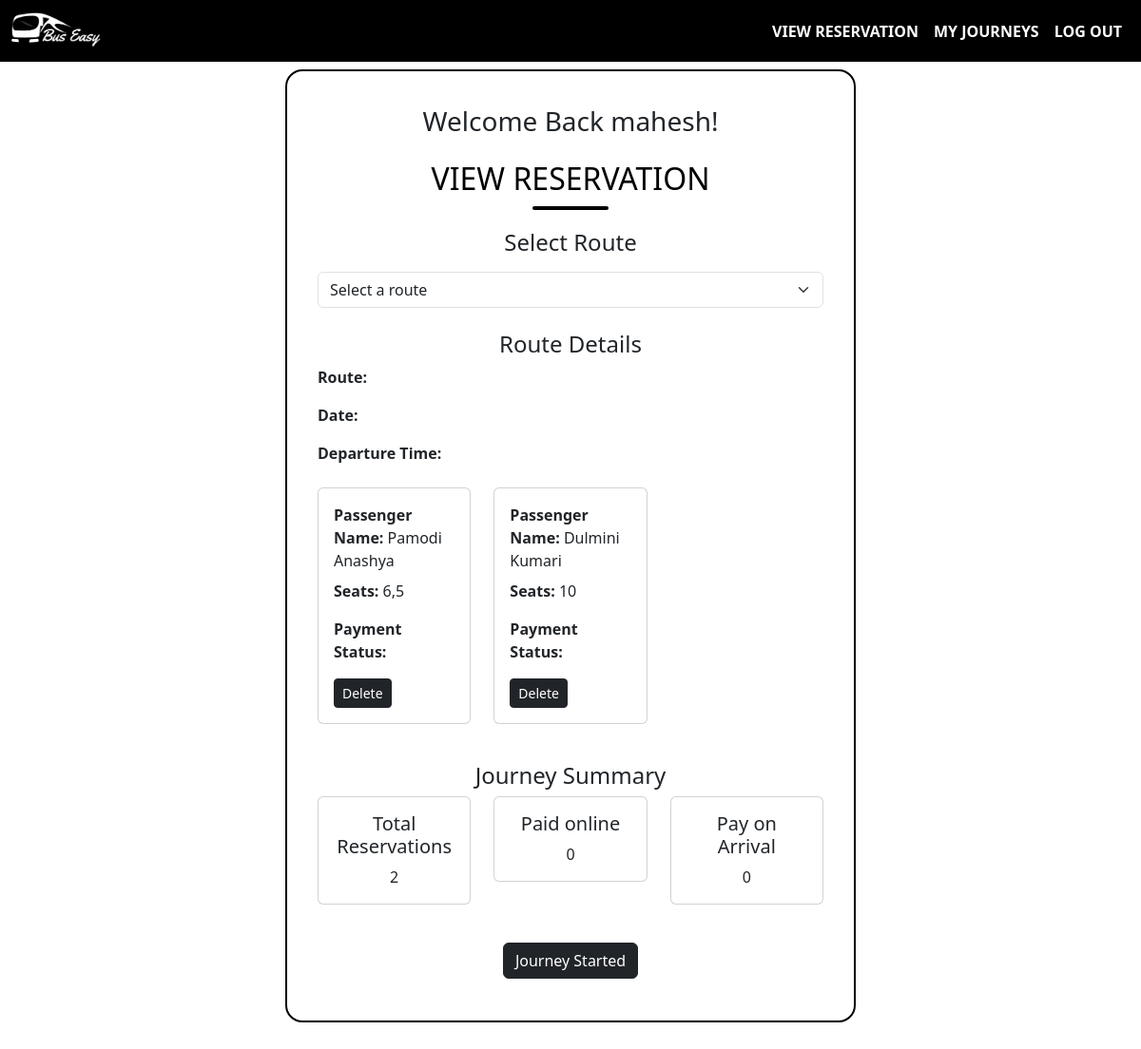
The app's page /conductor/reservations.php?journey_id=217 (signed in) with its own data.
### tables this page shows
CREATE TABLE `reservation` (
  `reservationid` int(11) NOT NULL,
  `userid` int(11) NOT NULL,
  `journeyid` int(11) NOT NULL,
  `seats` varchar(100) NOT NULL,
  `payment_status` enum('pending','completed','failed') NOT NULL,
  `created_at` timestamp NOT NULL DEFAULT current_timestamp()
);

CREATE TABLE `user` (
  `userid` int(11) NOT NULL,
  `firstname` varchar(100) NOT NULL,
  `lastname` varchar(100) NOT NULL,
  `contactnumber` varchar(15) NOT NULL,
  `username` varchar(50) NOT NULL,
  `password` varchar(255) NOT NULL,
  `role` enum('conductor','passenger') NOT NULL,
  `created_at` timestamp NOT NULL DEFAULT current_timestamp()
);

### Classes/Reservation.php (called while the page is built, shortened)
<?php
class Reservation {
    private $conn;
    public function __construct($user_id) {
        $database = new Database();
        $this->conn = $database->connect();
    }
    public function getReservations($journeyId) {
        try {
            $query = "SELECT * FROM reservation
                      WHERE journeyid = :journey_id";
            $stmt = $this->conn->prepare($query);
            $stmt->bindParam(":journey_id", $journeyId, PDO::PARAM_INT);
            $stmt->execute();
            return $stmt->fetchAll(PDO::FETCH_ASSOC);
        } catch (PDOException $e) {
            return "Error retrieving reservations: " . $e->getMessage();
        }
    }
    public function getUsernameById($userId) {
        try {
            $query = "SELECT firstname, lastname
                      FROM user
                      WHERE userid = :user_id";
            $stmt = $this->conn->prepare($query);
            $stmt->bindParam(":user_id", $userId, PDO::PARAM_INT);
            $stmt->execute();
            $result = $stmt->fetch(PDO::FETCH_ASSOC);
            return $result ? $result['firstname'] . ' ' . $result['lastname'] : null;
        } catch (PDOException $e) {
            return "Error retrieving user: " . $e->getMessage();
        }
    }
    public function getJourneySummary($journeyId) {
        try {
            $query = "SELECT
                        COUNT(*) as total,
                        SUM(CASE WHEN payment_status = 'completed' THEN 1 ELSE 0 END) as paid,
                        SUM(CASE WHEN payment_status = 'pending' THEN 1 ELSE 0 END) as pending
                      FROM reservation
                      WHERE journeyid = :journey_id";
            $stmt = $this->conn->prepare($query);
            $stmt->bindParam(":journey_id", $journeyId, PDO::PARAM_INT);
            $stmt->execute();
            return $stmt->fetch(PDO::FETCH_ASSOC);
        } catch (PDOException $e) {
            return "Error retrieving journey summary: " . $e->getMessage();
        }
    }
}
?>

### Classes/Database.php (called while the page is built)
<?php
class Database {
    private $host = "localhost";
    private $dbname = "BusEasy2";
    private $username = "root";
    private $password = "";
    private $conn;
    public function connect() {
        if ($this->conn === null) {
            try {
                $this->conn = new PDO("mysql:host=$this->host;dbname=$this->dbname", $this->username, $this->password);
                $this->conn->setAttribute(PDO::ATTR_ERRMODE, PDO::ERRMODE_EXCEPTION);
            } catch (PDOException $e) {
                die("Connection failed: " . $e->getMessage());
            }
        }
        return $this->conn;
    }
}
?>

### conductor/reservations.php (the view, shortened to what this page needs)
<?php
include '../Classes/Database.php';
include '../Classes/Reservation.php';
$user_id = $_SESSION['user_id'];
$reservation_obj = new Reservation($user_id);
$selectedJourneyId = isset($_GET['journey_id']) ? $_GET['journey_id'] : null;
$reservations = [];
$journeySummary = null;
if ($selectedJourneyId) {
    $reservations = $reservation_obj->getReservations($selectedJourneyId);
    $journeySummary = $reservation_obj->getJourneySummary($selectedJourneyId);
}
?>
<!DOCTYPE html>
<html lang="en">
<head>
    <link href="https://cdn.jsdelivr.net/npm/bootstrap@5.3.0-alpha3/dist/css/bootstrap.min.css" rel="stylesheet">
    <link href="https://cdnjs.cloudflare.com/ajax/libs/font-awesome/5.15.4/css/all.min.css" rel="stylesheet">
    <link rel="stylesheet" href="../styles/style3.css">
</head>
<body>
    <nav class="navbar navbar-expand-lg navbar-dark">
        <div class="container-fluid">
            <a class="navbar-brand" href="../index.php">
                <img src="../img/logo.png" alt="Logo" class="logo">
            </a>
            <div class="collapse navbar-collapse" id="navbarNav">
                <ul class="navbar-nav ms-auto">
                    <li class="nav-item">
                        <a class="nav-link active" href="reservations.php">View Reservation</a>
                    </li>
                    <li class="nav-item">
                        <a class="nav-link active" href="journeys.php">My Journeys</a>
                    </li>
                    <li class="nav-item">
                        <a class="nav-link" href="../index.php">Log out</a>
                    </li>
                </ul>
            </div>
        </div>
    </nav>
    <div class="main mt-2">
        <div class="container mt-3">
            <div class="centralized-box">
            <h3 class="text-center mb-4">Welcome Back <?php echo htmlspecialchars($_SESSION['username']); ?>!</h3>
                <h2 class="text-center">View Reservation</h2>
                <div class="mb-4">
                    <h4 class="text-center mb-3">Select Route</h4>
                    <select class="form-select" id="routeSelect" onchange="location.href='reservations.php?journey_id=' + this.value;">
                        <option value="">Select a route</option>
                    </select>
                </div>
                <?php if ($selectedJourneyId): ?>
                    <div class="route-details mb-4">
                        <h4 class="text-center">Route Details</h4>
                        <p id="routeDetail"><strong>Route:</strong></p>
                        <p id="dateDetail"><strong>Date:</strong></p>
                        <p id="departureDetail"><strong>Departure Time:</strong></p>
                    </div>
                    <div class="row">
                        <?php foreach ($reservations as $reservation): ?>
                            <div class="col-md-4">
                                <div class="card mb-3">
                                    <div class="card-body">
                                        <p class="card-title">
                                            <strong>Passenger Name:</strong>
                                            <?php echo htmlspecialchars($reservation_obj->getUsernameById($reservation['userid'])); ?>
                                        </p>
                                        <p class="card-text"><strong>Seats:</strong> <?php echo htmlspecialchars($reservation['seats']); ?></p>
                                        <p class="card-text"><strong>Payment Status:</strong> <?php echo htmlspecialchars($reservation['payment_status']); ?></p>
                                        <button class="btn btn-dark btn-sm" onclick="deleteReservation(<?php echo $reservation['reservationid']; ?>)">Delete</button>
                                    </div>
                                </div>
                            </div>
                        <?php endforeach; ?>
                    </div>
                    <div id="summary" class="mt-4">
                        <h4 class="text-center">Journey Summary</h4>
                        <div class="row justify-content-center">
                            <div class="col-md-4">
                                <div class="card text-center mb-3">
                                    <div class="card-body">
                                        <h5 class="card-title">Total Reservations</h5>
                                        <p class="card-text"><?php echo $journeySummary['total']; ?></p>
                                    </div>
                                </div>
                            </div>
                            <div class="col-md-4">
                                <div class="card text-center mb-3">
                                    <div class="card-body">
                                        <h5 class="card-title">Paid online</h5>
                                        <p class="card-text"><?php echo $journeySummary['paid']; ?></p>
                                    </div>
                                </div>
                            </div>
                            <div class="col-md-4">
                                <div class="card text-center mb-3">
                                    <div class="card-body">
                                        <h5 class="card-title">Pay on Arrival</h5>
                                        <p class="card-text"><?php echo $journeySummary['pending']; ?></p>
                                    </div>
                                </div>
                            </div>
                        </div>
                    </div>
                <?php endif; ?>
                <div class="text-center">
                    <button class="btn btn-dark my-4" onclick="startJourney(<?php echo $selectedJourneyId; ?>)">Journey Started</button>
                </div>
            </div>
        </div>
    </div>
</body>
</html

### styles/style3.css (style rules this page uses)
.navbar { background-color: rgb(0, 0, 0); transition: background-color 0.5s ease; width: 100%; }
.logo { width: 100px; height: auto; }
.navbar-brand, .nav-link { color: #fff !important; transition: color 0.3s ease; font-weight: bold; text-transform: uppercase; }
h2 { font-size: 2rem; margin-bottom: 20px; position: relative; text-transform: uppercase; animation: slideIn 1s ease-in-out; color: #000000; }
h2:after { content: ''; display: block; margin: 10px auto; width: 80px; height: 4px; background: #000000; border-radius: 2px; }
.main { background-color: #fff; width: 50%; display: flex; margin-right: auto; margin-left: auto; padding: 20px; margin-top: 100px; margin-bottom: 100px; border-radius: 18px; border: 2px solid #000000; animation: fadeInUp 1s ease-in-out; }

### records on screen
reservation: userid.lastname "Pamodi Anashya", seats "6,5"
reservation: userid.lastname "Dulmini Kumari", seats "10"

### other values on screen
$_SESSION['username'] "mahesh"
$journeySummary['total'] "2"
$journeySummary['paid'] "0"
$journeySummary['pending'] "0"
